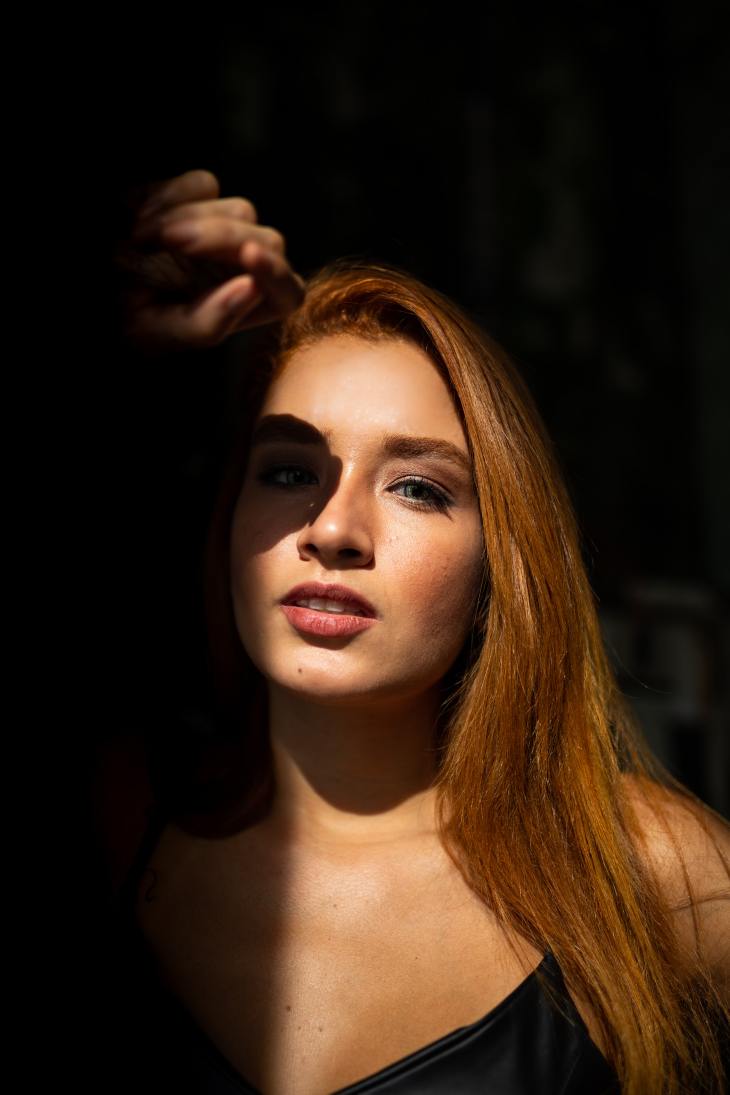
//> input picture Skin Color Detection/img3.jpg, 3648 x 5472 px (shown at 1/5 size)
$ ./Skin_Color_Detection   (built with g++ and OpenCV 4)
//> lines starting //> are read from the running program, lines starting //| are printed output that depends on the picture; after the words box and inside, x2 and y2 are one past the last pixel; in counts of white or black regions, pixels touching at a corner belong together
#include "opencv2/core.hpp"
#include "opencv2/imgproc.hpp"
#include "opencv2/imgcodecs.hpp"
#include "opencv2/highgui.hpp"
#include <iostream>
using namespace cv;
using namespace std;

int main(int argc, char** argv) {
    Mat src = imread("img3.jpg");
//> src is the input picture: 5472 rows x 3648 cols, CV_8UC3; mean B, G, R 18.7, 32.6, 51.4

    //彩色影像轉hsv
    Mat hsv;
    cvtColor(src, hsv, COLOR_BGR2HSV);
//> hsv: 5472 rows x 3648 cols, CV_8UC3; mean H, S, V 13.3, 119.8, 51.5

    //創mask，並設定取mask的範圍為HSV中 7<H<20 28<S<256 50<V<256
    Mat mask;
    //inRange(hsv, Scalar(7, 28, 50), Scalar(20, 255, 255), mask);
    inRange(hsv, Scalar(0, 58, 40), Scalar(35, 174, 255), mask);
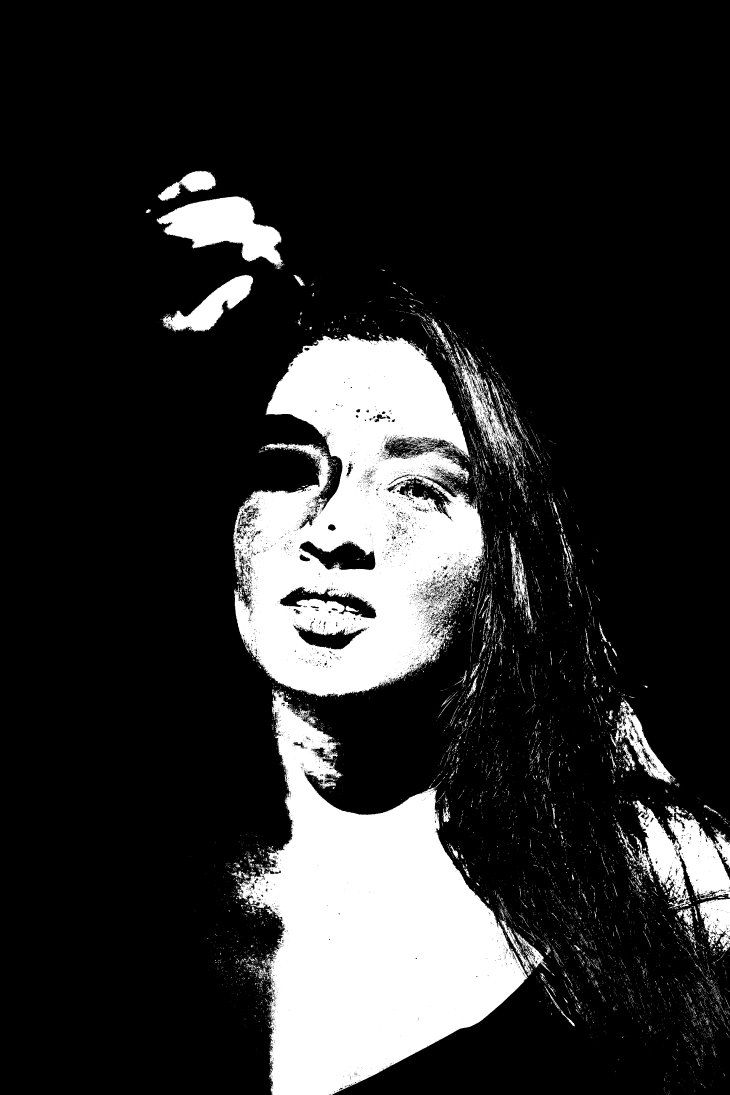
//> mask: 5472 rows x 3648 cols, CV_8UC1 (shown at 1/5 size); 17.3% white; 13871 white regions (12308 under 20 px), largest, box (x1, y1, x2, y2) and area: (1187, 3450, 2640, 5472) 1463304, (1166, 1670, 2426, 3486) 1405915, (783, 982, 1423, 1345) 113737

    //皮膚部分標記為紅色
    for (int i = 0; i < src.rows; i++) {
        for (int j = 0; j < src.cols; j++) {
            if (mask.at<uchar>(i, j)) {
                src.at<Vec3b>(i, j)[0] = 0;
                src.at<Vec3b>(i, j)[1] = 0;
                src.at<Vec3b>(i, j)[2] = 255;
            }
        }
    }
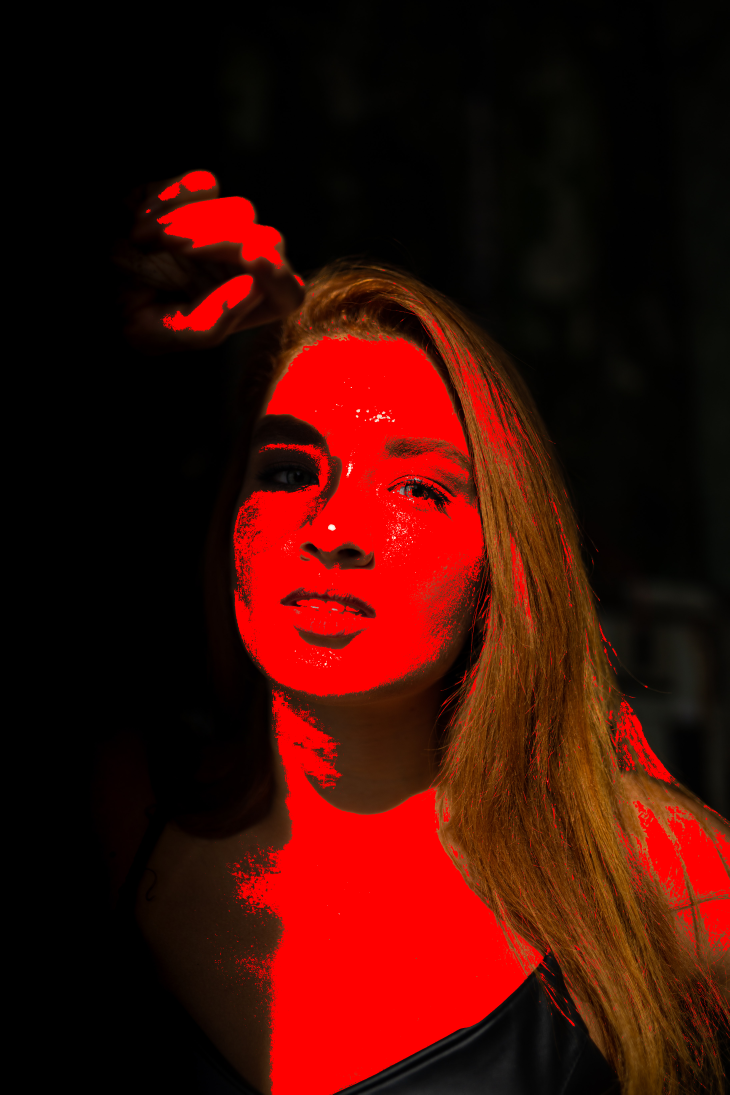
//> src: 5472 rows x 3648 cols, CV_8UC3 (shown at 1/5 size); mean B, G, R 3.7, 11, 64.5

    //展示結果
    namedWindow("Skin Color Detection", 0);
    resizeWindow("Skin Color Detection", src.size() / 8);
    imshow("Skin Color Detection", src);

    waitKey(0);
}

$ run again, with Skin Color Detection/img2.jpg copied over Skin Color Detection/img3.jpg
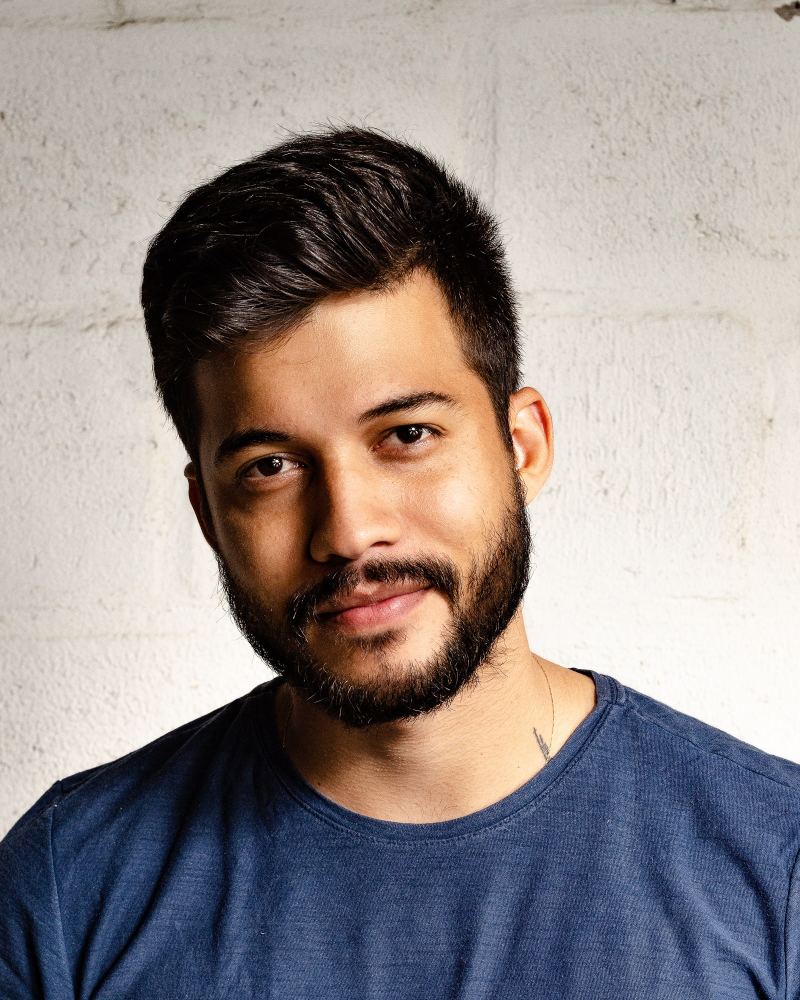
//> input picture Skin Color Detection/img2.jpg, 2400 x 3000 px (shown at 1/3 size)
//> src is the input picture: 3000 rows x 2400 cols, CV_8UC3; mean B, G, R 140, 141.9, 150
//> hsv: 3000 rows x 2400 cols, CV_8UC3; mean H, S, V 40.2, 81.4, 161.4
//> `inRange(hsv, Scalar(0, 58, 40), Scalar(35, 174, 255), mask);`:
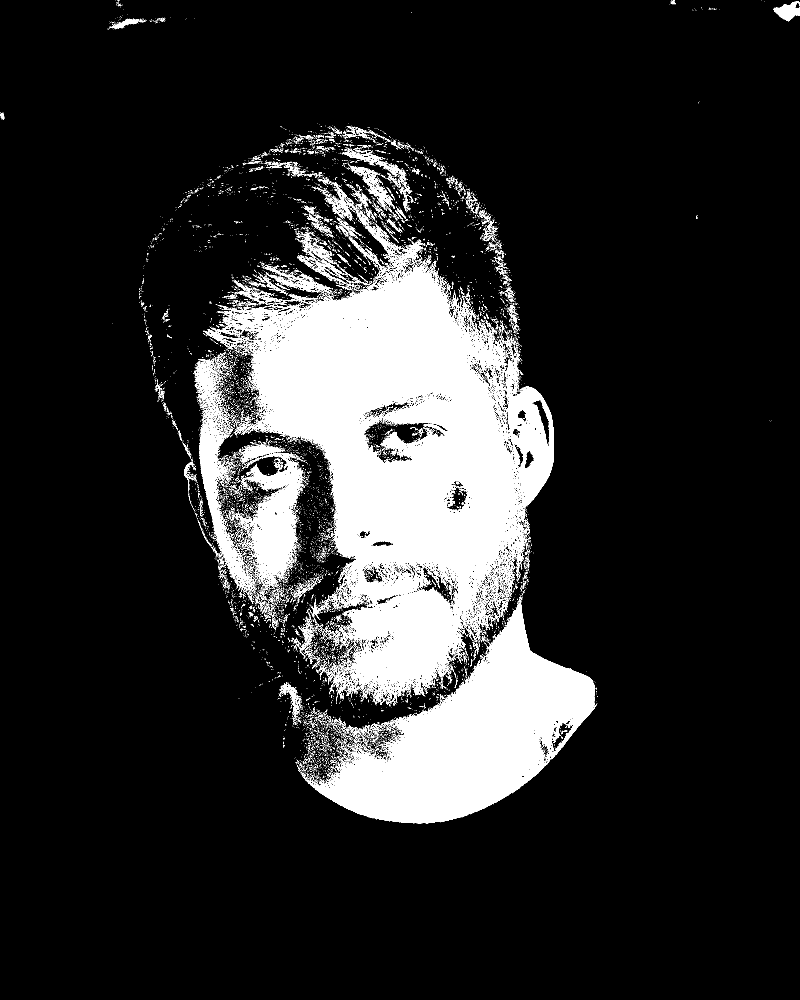
//> mask: 3000 rows x 2400 cols, CV_8UC1 (shown at 1/3 size); 13.7% white; 18275 white regions (17393 under 20 px), largest, box (x1, y1, x2, y2) and area: (609, 795, 1662, 2108) 575527, (910, 1804, 1787, 2471) 232825, (740, 1358, 910, 1758) 29531
//> after the loop `for (int i = 0; i < src.rows; i++)`:
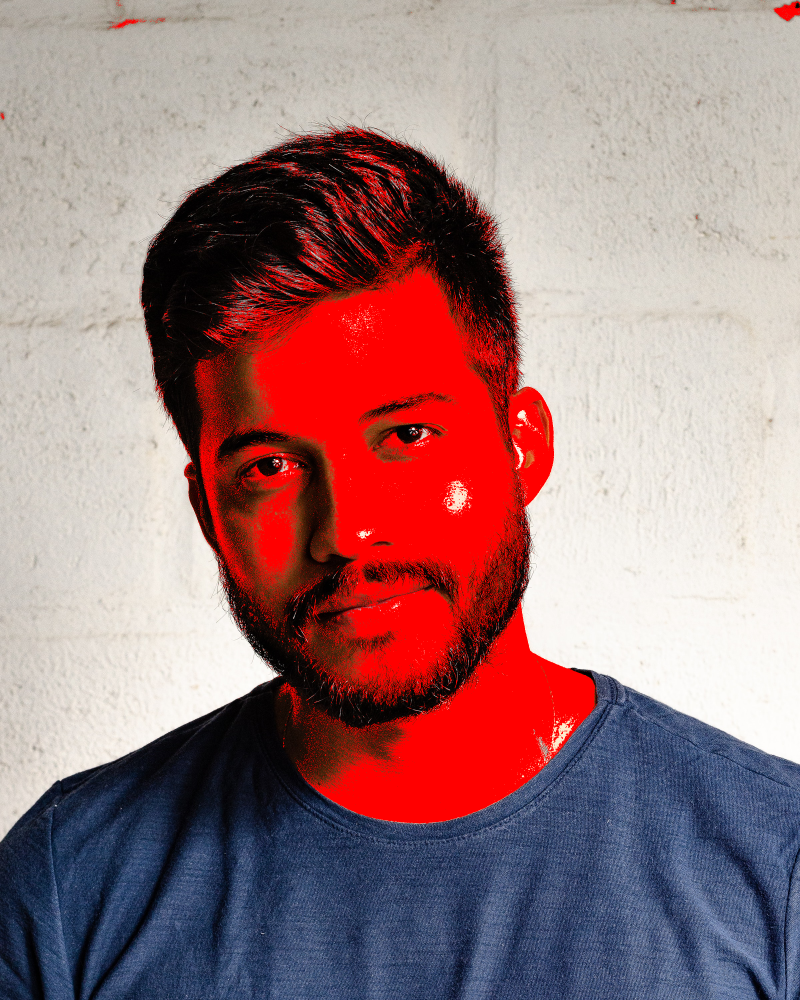
//> src: 3000 rows x 2400 cols, CV_8UC3 (shown at 1/3 size); mean B, G, R 124.5, 121.8, 158.1
